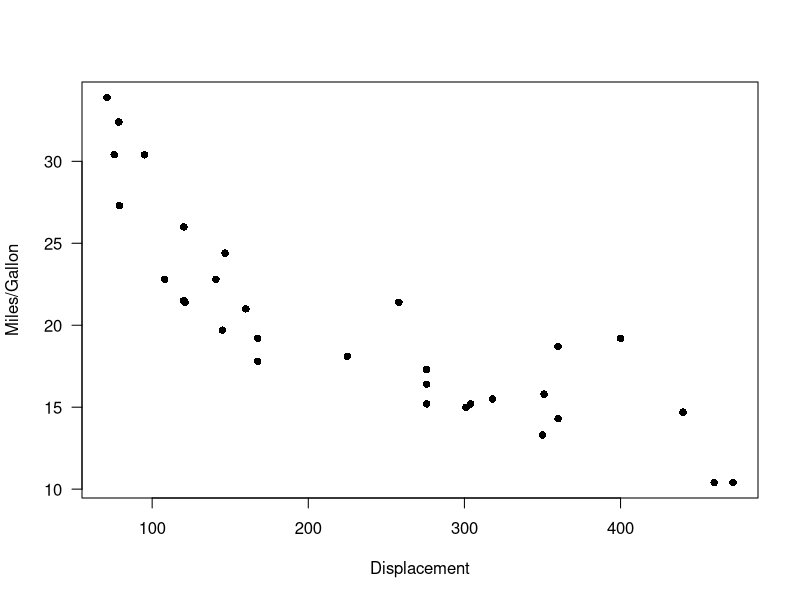
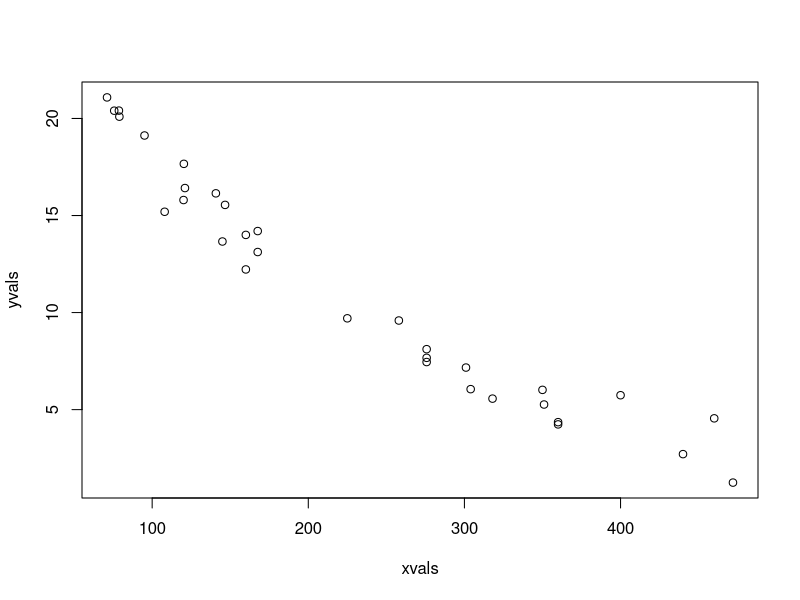
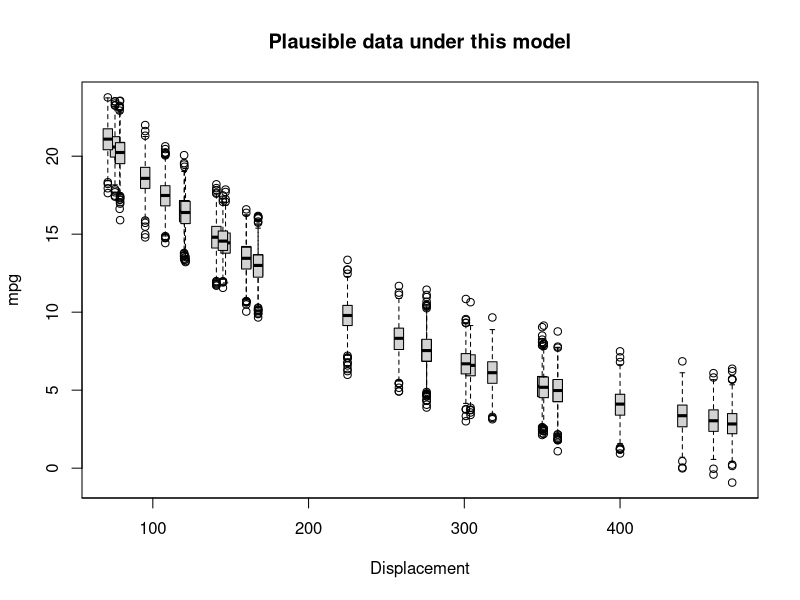
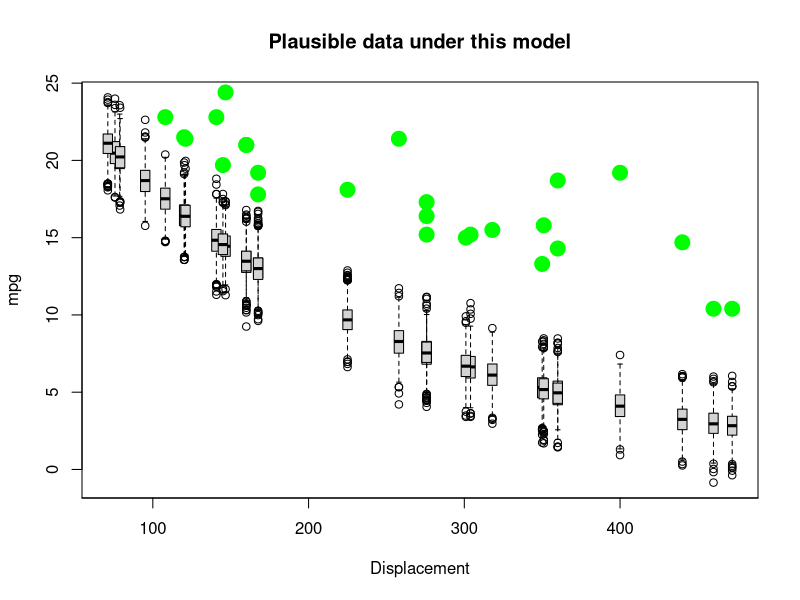
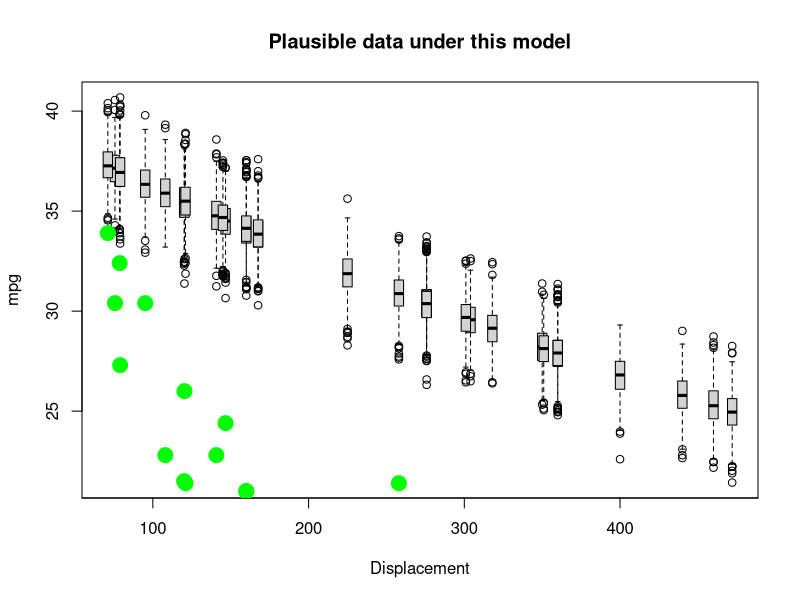
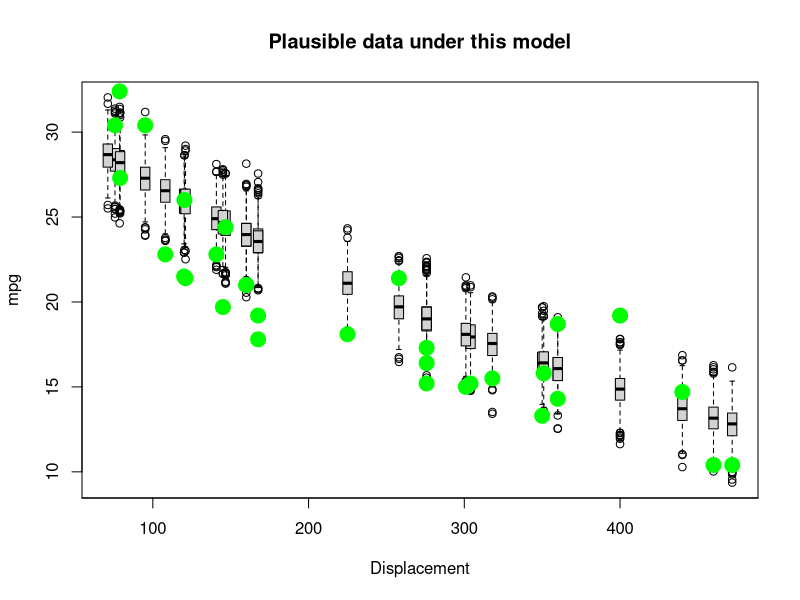
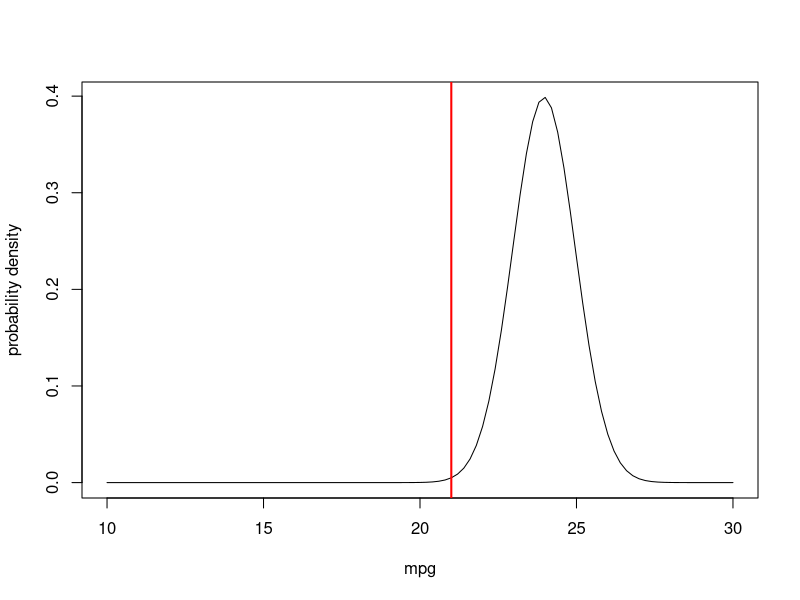
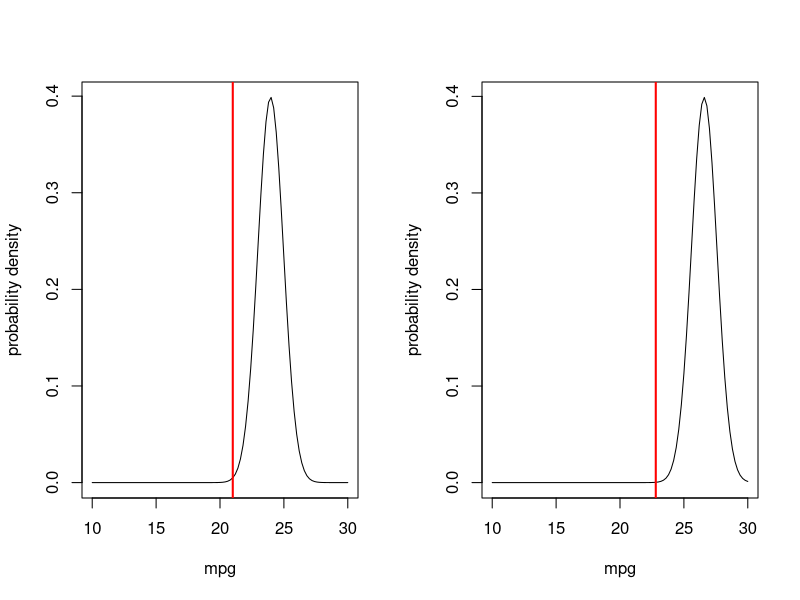

Reproduce these figures in R, in order.
## ---- chunk 1
knitr::opts_chunk$set(echo = TRUE, cache = TRUE)
## ---- chunk 2
data(mtcars)

plot(mpg~disp, data = mtcars, las = 1, pch = 16, xlab = "Displacement", ylab = "Miles/Gallon")



## ---- chunk 3

Deterministic_component <- function(xvals,a,b){
  yexp <- a*exp(b*xvals)        # deterministic exponential decay
  return(yexp)
}

DataGenerator_exp <- function(xvals,params){
  yexp <- Deterministic_component(xvals,params$a,params$b)  # get signal
  yvals <- rnorm(length(yexp),yexp,sqrt(params$c))     # add noise
  return(yvals)
}

## ---- chunk 4

xvals=mtcars$disp    # xvals same as data (this is a "fixed effect", so there is no random component here- we can't really "sample" x values)
params <- list()  
params$a=30
params$b=-0.005   # = 1/200
params$c=1

yvals <- DataGenerator_exp(xvals,params)

plot(yvals~xvals)


## ---- chunk 5

PlotRangeOfPlausibleData <- function(xvals,params,reps){ 
  samplesize <- length(xvals)
  results <- array(0,dim=c(samplesize,reps))   # storage array for results
  for(i in 1:reps){
    yvals <- DataGenerator_exp(xvals,params)
    results[,i] <- yvals
  }
      # now make a boxplot of the results
  boxplot(lapply(1:nrow(results), function(i) results[i,]),at=xvals, xaxt="n",main="Plausible data under this model",ylab="mpg",xlab="Displacement",boxwex=6)
  cleanseq <- (seq(0,max(round(xvals/100)),length=(max(round(xvals/100)))+1))*100
  axis(1,at=cleanseq,labels = cleanseq)    # label the x axis properly
  
}

## ---- chunk 6
reps <- 1000    # number of replicate datasets to generate

PlotRangeOfPlausibleData(xvals,params,reps)

## ---- chunk 7
real_yvals <- mtcars$mpg
PlotRangeOfPlausibleData(xvals,params,reps)
points(xvals,real_yvals,pch=20,cex=3,col="green")
## ---- chunk 8
params$a=40       # was 30
params$b=-0.001   # was 0.005

    
PlotRangeOfPlausibleData(xvals,params,reps)
points(xvals,real_yvals,pch=20,cex=3,col="green")    # overlay the real data

## ---- chunk 9
params$a=33       # was 40
params$b=-0.002   # was 0.001

    
PlotRangeOfPlausibleData(xvals,params,reps)
points(xvals,real_yvals,pch=20,cex=3,col="green")    # overlay the real data
## ---- chunk 10

obs.data <- mtcars[1,c("mpg","disp")]
obs.data

## ---- chunk 11
############
# "best fit" parameters from above
############

params$a=33       # was 40
params$b=-0.002   # was 0.001
params$c=1

params

expected_val <- Deterministic_component(obs.data$disp,params$a,params$b)
expected_val

## ---- chunk 12
mean = expected_val   # 23.96
stdev = sqrt(params$c)

curve(dnorm(x,mean,stdev),10,30,xlab="mpg",ylab="probability density")   # probability density
abline(v=obs.data$mpg,col="red",lwd=2)

## ---- chunk 13
likelihood = dnorm(obs.data$mpg,mean,stdev)
likelihood
## ---- chunk 14

obs.data <- mtcars[c(1,3),c("mpg","disp")]
obs.data

par(mfrow=c(1,2))  # set up graphics!

for(i in 1:nrow(obs.data)){
  curve(dnorm(x,Deterministic_component(obs.data$disp[i],params$a,params$b),sqrt(params$c)),10,30,xlab="mpg",ylab="probability density")   # probability density
  abline(v=obs.data$mpg[i],col="red",lwd=2)
}

## ---- chunk 15
Likelihood <- dnorm(obs.data$mpg[1],Deterministic_component(obs.data$disp[1],params$a,params$b),sqrt(params$c)) *
              dnorm(obs.data$mpg[2],Deterministic_component(obs.data$disp[2],params$a,params$b),sqrt(params$c))  
Likelihood
## ---- chunk 16
obs.data <- mtcars[c(1,3,4,5),c("mpg","disp")]
obs.data

par(mfrow=c(2,2))  # set up graphics!

for(i in 1:nrow(obs.data)){
  curve(dnorm(x,Deterministic_component(obs.data$disp[i],params$a,params$b),sqrt(params$c)),10,30,xlab="mpg",ylab="probability density")   # probability density
  abline(v=obs.data$mpg[i],col="red",lwd=2)
}

## ---- chunk 17
Likelihood <- 1     # initialize the likelihood
for(i in 1:nrow(obs.data)){
  Likelihood <- Likelihood * dnorm(obs.data$mpg[i],Deterministic_component(obs.data$disp[i],params$a,params$b),sqrt(params$c))
}
Likelihood
## ---- chunk 18

Likelihood <- prod(dnorm(obs.data$mpg,Deterministic_component(obs.data$disp,params$a,params$b),sqrt(params$c)))
Likelihood
## ---- chunk 19
full.data <- mtcars[,c("mpg","disp")]
Likelihood <- prod(dnorm(full.data$mpg,Deterministic_component(full.data$disp,params$a,params$b),sqrt(params$c)))
Likelihood
## ---- chunk 20
Log.Likelihood <- sum(dnorm(full.data$mpg,Deterministic_component(full.data$disp,params$a,params$b),sqrt(params$c),log=TRUE)) 
Log.Likelihood  
exp(Log.Likelihood)   # we can convert back to likelihood if we want...
## ---- chunk 21
LogLikFunction <- function(params,df,yvar,xvar){
  LogLik <- sum(dnorm(df[,yvar],Deterministic_component(df[,xvar],params['a'],params['b']),sqrt(params['c']),log=TRUE))
  return(LogLik)
}
LogLikFunction(unlist(params),df=mtcars,yvar="mpg",xvar="disp")
## ---- chunk 22
MLE <- optim(fn=LogLikFunction,par=unlist(params),df=mtcars,yvar="mpg",xvar="disp",control=list(fnscale=-1))  # note, the control param is set so that "optim" maximizes rather than minimizes the Log-likelihood. 
## ---- chunk 23
MLE$par
## ---- chunk 24
MLE$value
## ---- chunk 25
bestParams <- as.list(MLE$par)

xvals=mtcars$disp
yvals <- mtcars$mpg
PlotRangeOfPlausibleData(xvals,bestParams,1000)
points(xvals,yvals,pch=20,cex=3,col="green")
